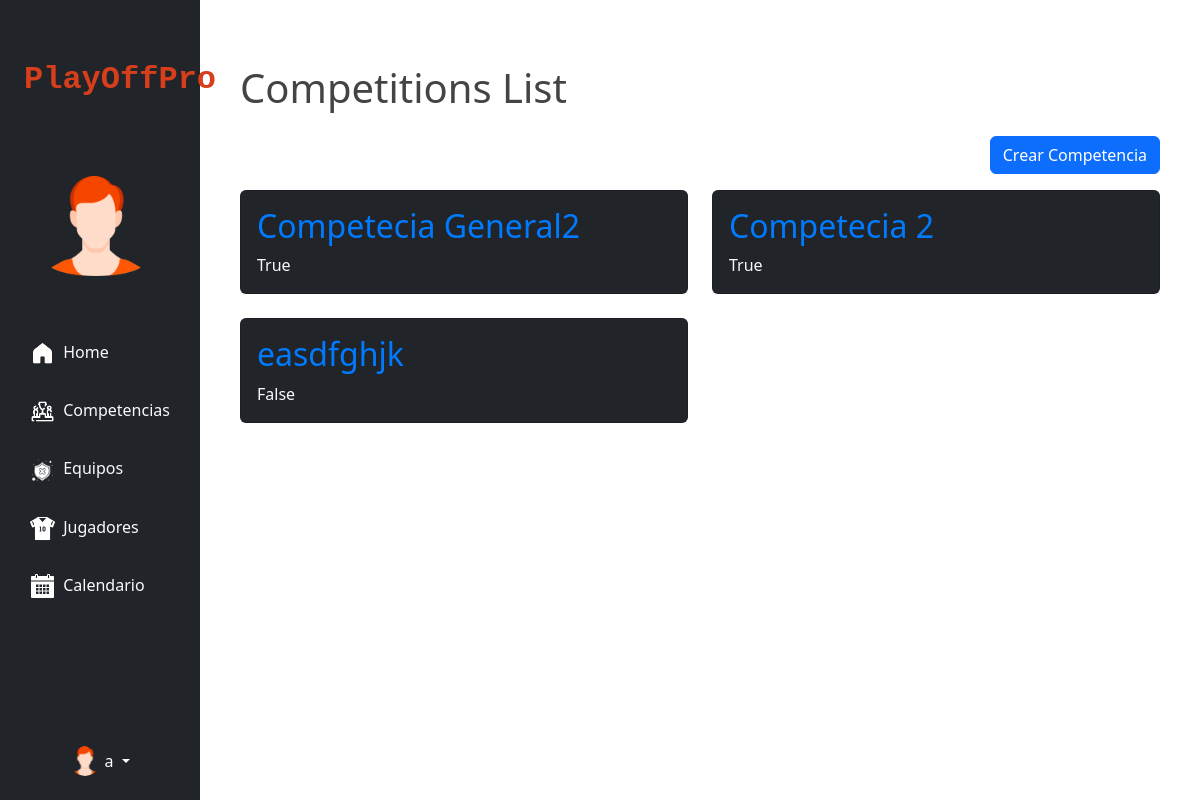
The page /competitions/ (signed in) on the database as committed earlier.
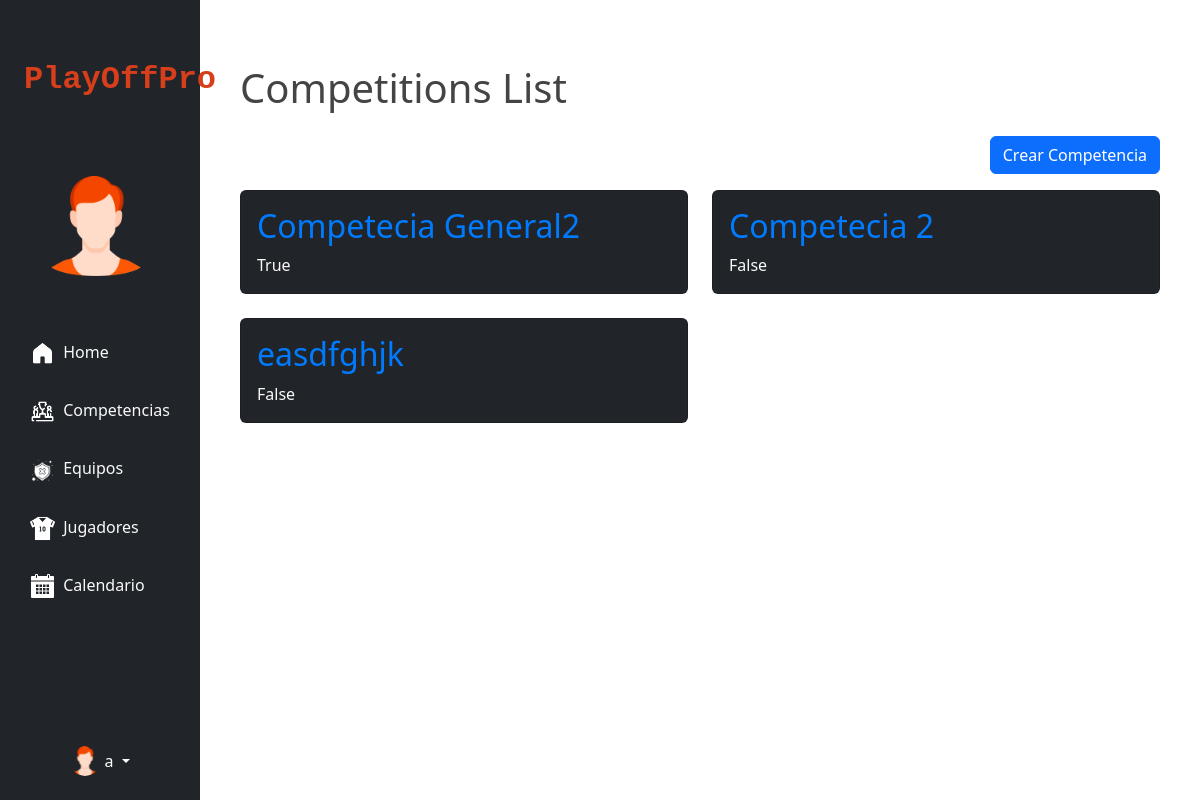
The same page on the database as committed later.
### myapp/models.py (models this page shows, shortened)
class Competition(models.Model):
    name = models.CharField(max_length=50, blank=True)
    SPORT_lIST = (
        ('F', 'Football'),
        ('B', 'Basketball'),
        ('V', 'Volleyball'),
        ('H', 'Handball'),
        ('T', 'Tennis'),
        ('O', 'Other')
    )
    sport = models.CharField(max_length=1, choices=SPORT_lIST, default='F')
    genre = models.CharField(choices=[('M', 'Male'), ('F', 'Female'), ('MF', 'Mixed')], max_length=2, null=True)
    COMPETITION_TYPES = (
        ('L', 'League'),
        ('T', 'Tournament'),
        ('P', 'Playoff'),
        ('F', 'Friendly'),
        ('GS', 'Group Stage'),
        ('O', 'Other')
    )
    type_competition = models.CharField(max_length=2, choices=COMPETITION_TYPES, default='O')
    is_active = models.BooleanField(default=True)
    user = models.ForeignKey(User, on_delete=models.CASCADE, null=True, related_name='competitions')

### myapp/views.py (the view)
# urls.py: path('competitions/', views.competition_list, name='competitions'),
@login_required
def competition_list(request):
    competitions = Competition.objects.filter(user=request.user)
    return render(request, 'competitions.html', {'competitions': competitions})

### myapp/templates/competitions.html
{% extends 'base.html' %}
{% block content %}
    <div class="container mt-5">
        <h1 class="mb-4">Competitions List</h1>
        <div class="d-flex justify-content-end mb-3">
            <a class="btn btn-primary" href="{% url 'new_competition' %}">Crear Competencia</a>
        </div>
        <div class="row">
            {% for competition in competitions %}
                <div class="col-md-6 mb-4">
                    <div class="card bg-dark text-light">
                        <div class="card-body">
                            <h2 class="card-title"><a
                                    href="{% url 'competition_detail' competition.id %}">{{ competition.name }}</a></h2>
                            <p class="card-text text-right">{{ competition.is_active }}</p>
                        </div>
                    </div>
                </div>
            {% endfor %}
        </div>
    </div>
{% endblock %}

Rows that differ between the two databases and show on the page:
changed Competition "Competecia 2": is_active "True" → "False"
